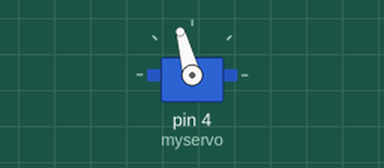
Simulated run of this sketch. Board: Arduino Uno, built with avr-gcc and run on an emulated ATmega328P. Shown: servo.

Above: at 3.05 s.
At 6.05 s:
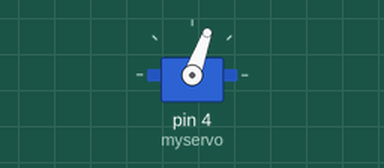
At 9.0 s:
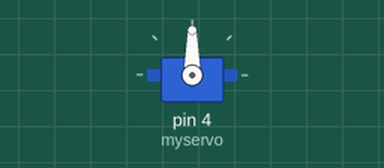
Timing chart, 0 to 10.8 s (numbered marks = the images above):
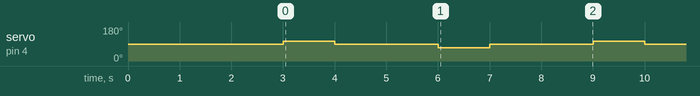

The sketch:

serve_test.ino
```cpp
#include <Servo.h>

Servo myservo;

void setup()
{

  myservo.attach(4, 500, 2400); // 修正脈衝寬度範圍
  myservo.write(90); // 一開始先置中90度
  delay(3000);
}

void loop() {
    myservo.write(105);
    delay(1000);
    myservo.write(90);
    delay(2000);
    myservo.write(70);
    delay(1000);
    myservo.write(90);
    delay(2000);
}
```

Measured:
- by itself, servo on pin 4 (myservo): repeats every 6.0 s: 90° 2.0 s, 70° 1.0 s, 90° 2.0 s, 105° 1.0 s
